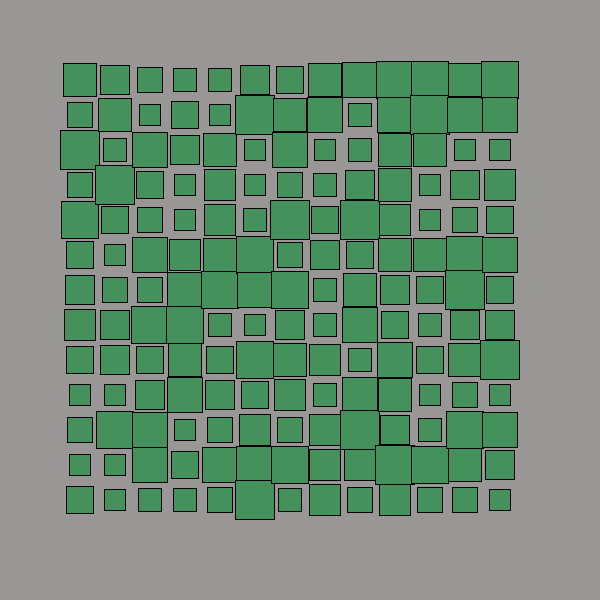
Frame 1 (no input)
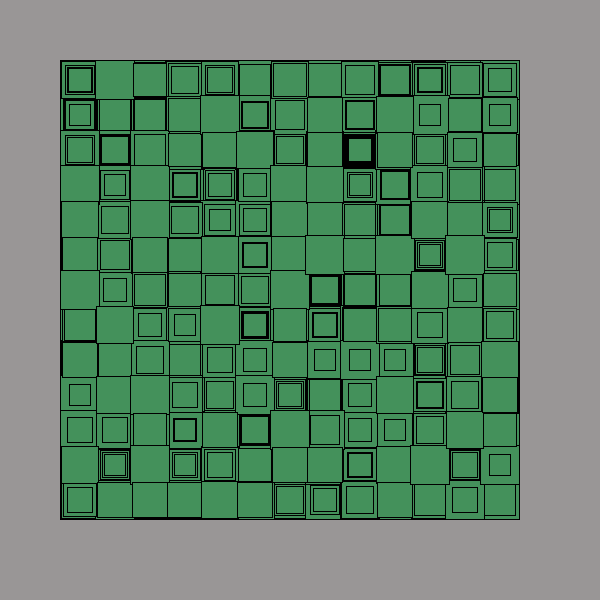
Frame 60 (the mouse pressed at the canvas centre just before this capture)
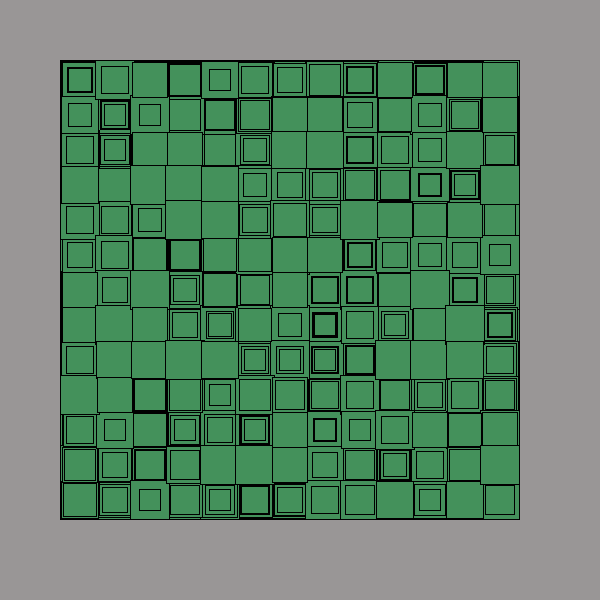
Frame 120 (the mouse held since frame 60 and released just before this capture)

The Processing sketch that drew these frames (run headless with seeded random() and noise(); from frame 60 on, the mouse is pressed at the canvas centre):

// Processing sketch: firkantkunt
// ── firkantkunt.pde
void setup() {
 size(600,600);
 background (153,150,150);
 frameRate(20);
 rectMode(CENTER);
}

void draw(){
clear();
 for(int rectX = 80; rectX <=500; rectX += 35){
 for(int rectY = 80; rectY <=500; rectY += 35){
   float sizeRect = random(20,40);
       fill(68, 145, 91);
    rect(rectX,rectY,sizeRect,sizeRect); 
  }
 }

}
